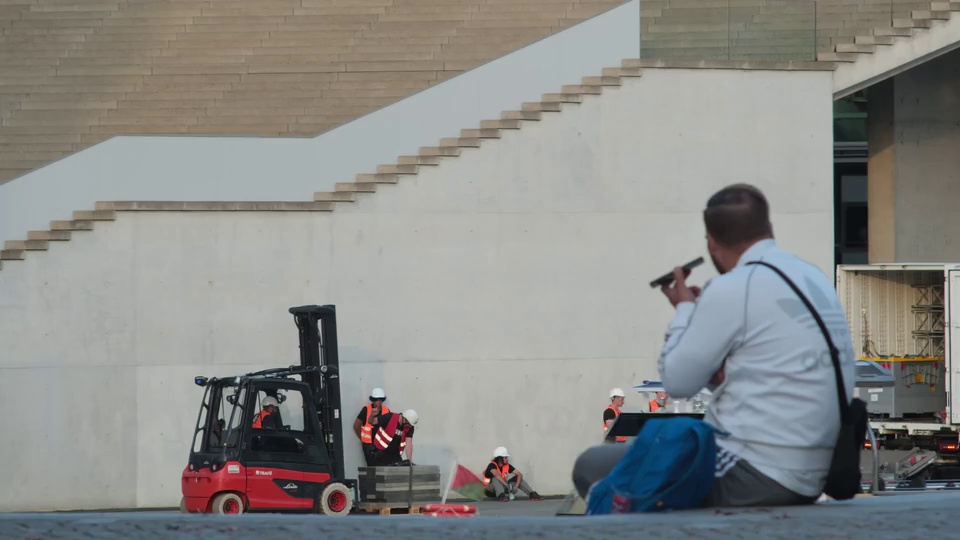
#> input picture scratch/forklift_samples/frame_0000.jpg, 960 x 540 px
$ python -i visualizer.py   (imports and definitions only)
#> lines starting #> are read from the running program, lines starting #| are printed output that depends on the picture
"""
Stream A: Diagnostic Visualizer and HUD Renderer
Generates a synchronized composite visualization displaying:
1. Annotated original camera frame with detected moving part bounding boxes and centroids.
2. Raw OpenCV MOG2 mask (showing moving foreground and detected shadows).
3. Cleaned morphological binary motion mask (ready for Module 3 erasure).
4. Real-time telemetry HUD overlay (FPS, frame counter, moving parts count, motion area).
"""

from typing import Optional, Tuple
import cv2
import numpy as np

from stream_a.config import MotionFrameResult


class StreamAVisualizer:
    """Renders composite diagnostic views and handles video export."""

    # [229 lines left out: functions __init__, draw_hud, render, _write_frame, close, not called in this run]

>>> import cv2
>>> picture = cv2.imread('../scratch/forklift_samples/frame_0000.jpg', cv2.IMREAD_GRAYSCALE)
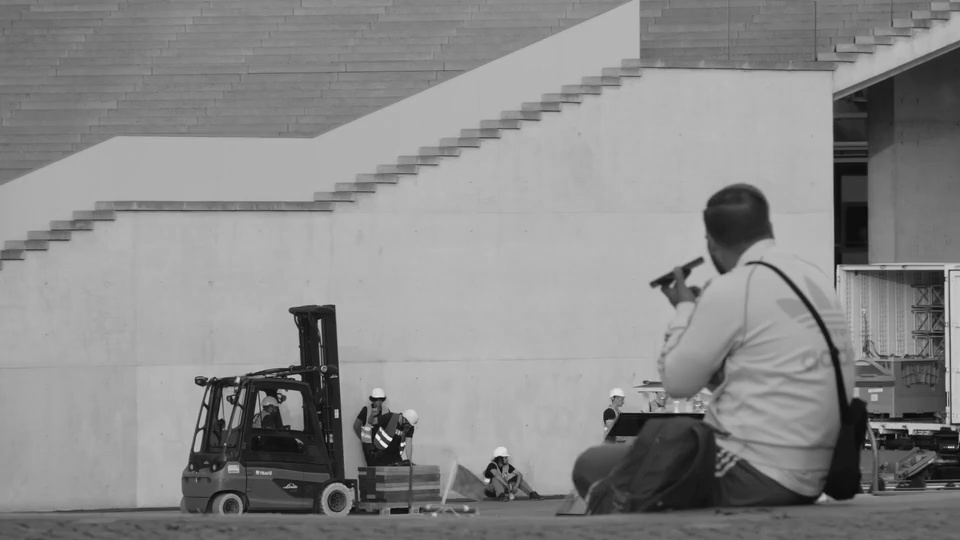
#> picture: shape (540, 960); min 5, max 238, mean 137.1
>>> result = StreamAVisualizer().render(picture, 'out.png')
#> (the run stopped early here; a loop or call above may not have finished)
